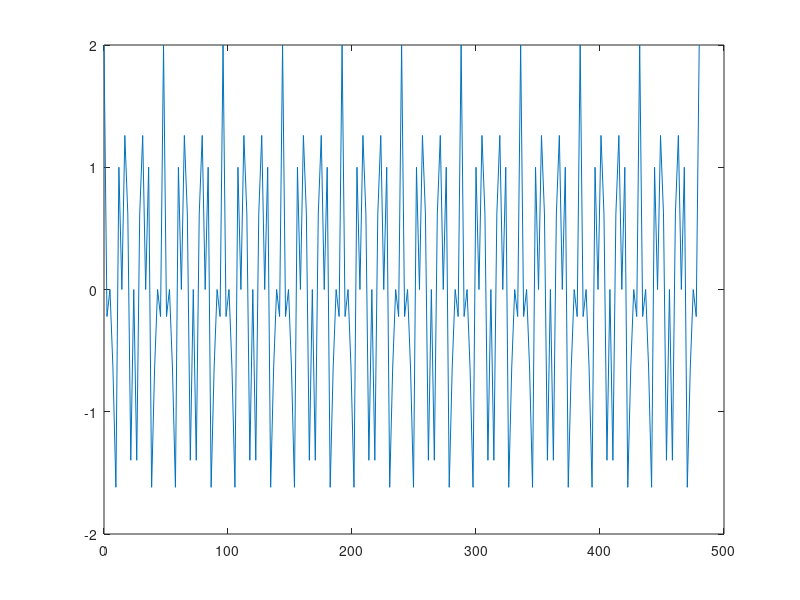

Reproduce this figure in MATLAB.
function  [x]=ex3_a()
f = 1/48;
oversamplerate = 20;
fs = oversamplerate * f;
nr_per = 10;
n = 0:1/fs:nr_per*1/f;
%N = 300;
%n = 0:N-1;
%length(n)
w1 = pi/8;
w2 = pi/3;
x1 = cos(w1 .*n);
x2 = cos(w2 .*n);
x = x1 + x2;
plot(n,x);

%_____________________________________________________________________
%Y = fft(x);
%nr_Y = length(Y);
%yFs = 1;
%f = (1:nr_Y/2)/(nr_Y/2) * (yFs * 1/2);
%period = 1./f;
%index = find(period==max(period));
%perioda = period(index);
%plot(x)
%hold on
%length(period)
%length(x)
%[p,num] = seqperiod(x);
end

% 6 16 
%16*3 =48
%6*7=48